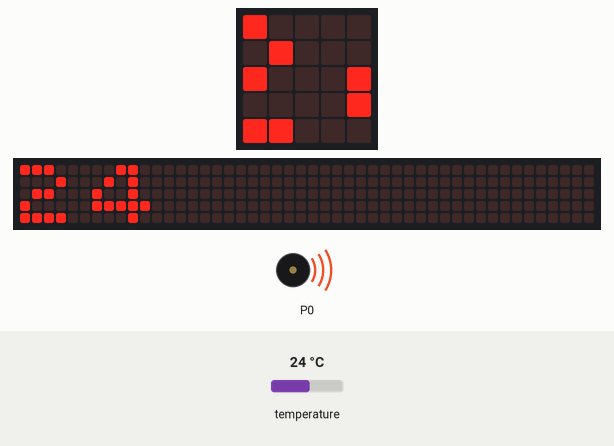
A program run on a simulated BBC micro:bit (MakeCode). Shown: the board's 5×5 LED display, a strip that is not on the board, showing the scrolling text unrolled, buzzer (waves = sounding). Inputs (shaded band) come from the test bench; at power-on: temperature 24 °C. The 48×5 strip is a reading aid, not a part: it shows the text the display is scrolling, unrolled, one strip-width of it at a time.

Above: at 1.2 s.
1.3 s: temperature set to 29.3 °C
At 3.42 s:
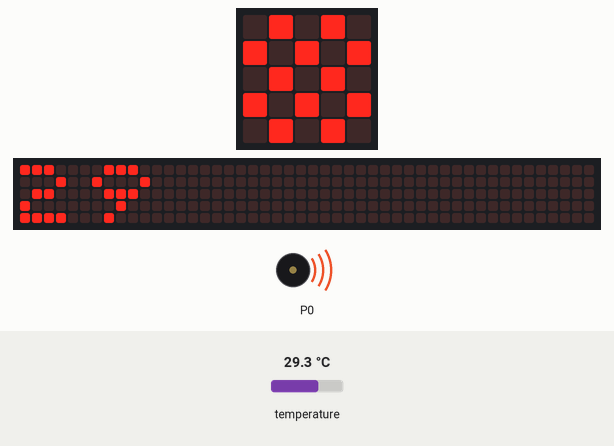
4.8 s: temperature set to 30.7 °C
At 6.86 s:
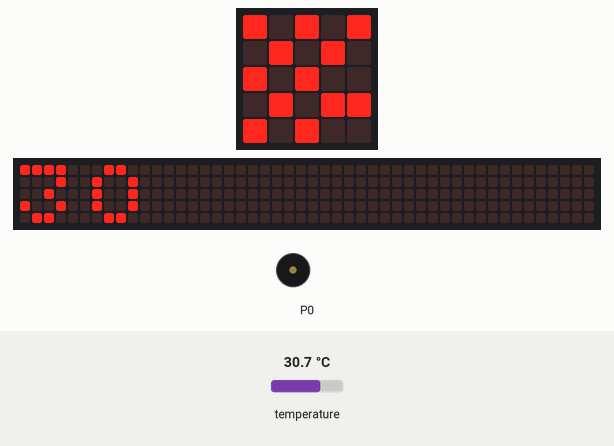
8.5 s: temperature set to 31.8 °C
At 12.24 s:
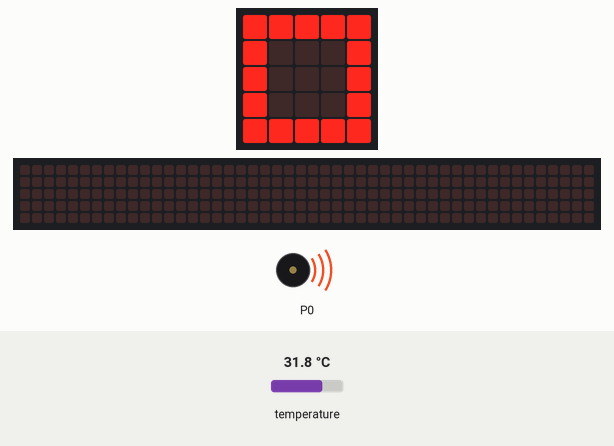
Timing chart, 0 to 19.6 s (numbered marks = the images above; inputs shaded):
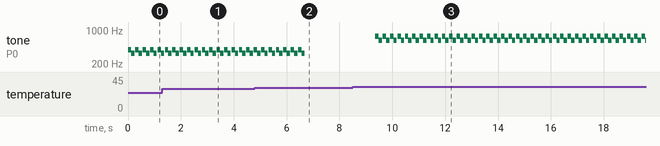

The program:

main.ts
```typescript
let Tenperatura = 0
music.setVolume(37)
basic.forever(function () {
    Tenperatura = input.temperature()
    basic.showNumber(input.temperature())
    if (Tenperatura < 30) {
        basic.showIcon(IconNames.Chessboard)
    }
    if (Tenperatura > 30) {
        basic.showIcon(IconNames.Square)
    }
})
basic.forever(function () {
    if (Tenperatura < 30) {
        music.playTone(392, music.beat(BeatFraction.Quarter))
        music.playTone(330, music.beat(BeatFraction.Quarter))
    }
    if (Tenperatura > 30) {
        music.playTone(740, music.beat(BeatFraction.Quarter))
        music.playTone(622, music.beat(BeatFraction.Quarter))
    }
})
```

test.ts
```typescript
// aquí va el archivo "tests"; esto no se compilará cuando este paquete se utilice como una extensión.
```

Measured:
- the behaviour switches between 29.9 and 30 °C on temperature (found by bisection; images 1 and 2)
- the behaviour switches between 30.9 and 31 °C on temperature (found by bisection; images 2 and 3)
- after the input at 8.5 s, tone on P0: silent → 740 Hz after 0.86 s, then repeats every 0.28 s: 622 Hz 0.13 s, silent 0.03 s, 740 Hz 0.13 s
- by itself, tone on P0: repeats every 0.28 s: silent 0.03 s, 392 Hz 0.13 s, 330 Hz 0.13 s, until it stays silent from 6.7 s
